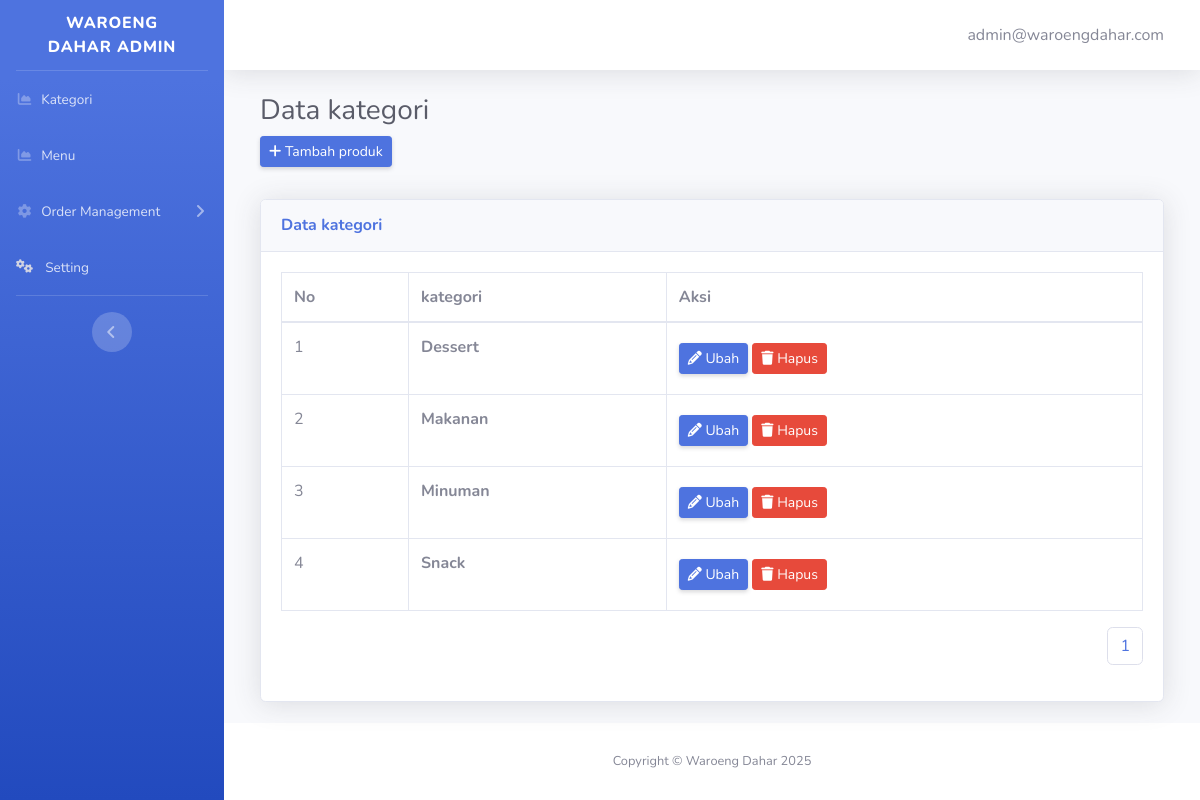
Screenshot of /admin/index.php?f=kategori&m=select (signed in) with the database file from the repository.
### tables this page shows
CREATE TABLE tblkategori (
  idkategori INT(11) NOT NULL AUTO_INCREMENT,
  kategori VARCHAR(100) NOT NULL,
  PRIMARY KEY (idkategori)
);

### Data/Database.php (called while the page is built, shortened)
<?php
class DB
{
  private $host = "127.0.0.1";
  private $user = "root";
  private $pass = "";
  private $database = "wd";
  private $koneksi;
  public function __construct()
  {
    $this->koneksi = $this->koneksiDB();
  }
  public function koneksiDB()
  {
    $koneksi = mysqli_connect($this->host, $this->user, $this->pass, $this->database);
    return $koneksi;
  }
  public function getAll($sql)
  {
    $result = mysqli_query($this->koneksi, $sql);
    while ($row = mysqli_fetch_assoc($result)) {
      $data[] = $row;
    }
    if (!empty($data)) {
      return $data;
    }
  }
  public function rowCount($sql)
  {
    $result = mysqli_query($this->koneksi, $sql);
    $count = mysqli_num_rows($result);
    return $count;
  }
}

### admin/kategori/select.php (the view, shortened to what this page needs)
<?php
$jumlahDataPerHalaman = 4;
$jumlahData = $db->rowCount("SELECT idkategori FROM tblkategori");
$JumlahHalaman = ceil($jumlahData / $jumlahDataPerHalaman);
$halamanAktif = (isset($_GET['halaman'])) ? $_GET['halaman'] : 1;
$awalData = ($jumlahDataPerHalaman * $halamanAktif) - $jumlahDataPerHalaman;
$row = $db->getAll("SELECT * FROM tblkategori ORDER BY kategori ASC LIMIT $awalData , $jumlahDataPerHalaman");
?>
<div class="container-fluid">
  <h1 class="h3 mb-2 text-gray-800">Data kategori</h1>
  <a href="?f=kategori&m=insert" class="btn btn-sm btn-primary shadow-sm">
    <i class="fas fa-plus a-sm text-white-sm"></i> Tambah produk
  </a>
  <div class="card shadow my-3">
    <div class="card-header py-3">
      <h6 class="m-0 font-weight-bold text-primary">Data kategori</h6>
    </div>
    <div class="card-body">
      <div class="table-responsive">
        <table class="table table-bordered" id="dataTable" width="100%" cellspacing="0">
          <thead>
            <tr>
              <th>No</th>
              <th>kategori</th>
              <th>Aksi</th>
            </tr>
          </thead>
          <tbody>
            <?php if (!empty($row)) : ?>
              <?php $i = 1;
              foreach ($row as $data) : ?>
                <tr>
                  <td><?= $i++; ?></td>
                  <td>
                    <strong><?= $data['kategori'] ?></strong><br>
                  </td>
                  <td>
                    <form action="" method="post">
                      <a href="?f=kategori&m=update&id=<?= $data['idkategori']; ?>" class="btn btn-sm btn-primary shadow-sm my-2">
                        <i class="fas fa-pencil-alt">
                        </i>
                        Ubah</a>
                      <a href="?f=kategori&m=delete&id=<?= $data['idkategori']; ?>" class="btn btn-danger btn-sm"><i class=" fas fa-trash">
                        </i> Hapus</a>
                    </form>
                  </td>
                </tr>
              <?php endforeach; ?>
            <?php else : ?>
              <tr>
                <td colspan="3" class="text-center">Data Kosong</td>
              </tr>
            <?php endif; ?>
          </tbody>
        </table>
        <nav>
          <ul class="pagination justify-content-end">
            <?php for ($i = 1; $i <= $JumlahHalaman; $i++) : ?>
              <?php if ($i == $halamanAktif) : ?>
                <li class="page-item text-bold"><a href="?f=kategori&m=select&halaman=<?= $i ?>" class="page-link"><?= $i ?></a></li>
              <?php else : ?>
                <li class="page-item"><a href="?f=kategori&m=select&halaman=<?= $i ?>" class="page-link"><?= $i ?></a></li>
              <?php endif; ?>
            <?php endfor; ?>
          </ul>
        </nav>
      </div>
    </div>
  </div>
</div>

### rows the page displays
tblkategori: kategori "Dessert"
tblkategori: kategori "Makanan"
tblkategori: kategori "Minuman"
tblkategori: kategori "Snack"

### other values shown
$_SESSION['user'] "admin@waroengdahar.com"
